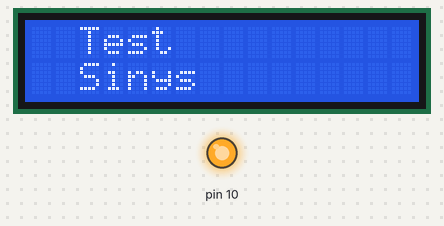
Simulated run of this sketch. Board: Arduino Uno, built with avr-gcc and run on an emulated ATmega328P. On the bench: 16×2 character LCD, output pins drawn as LEDs (lit = HIGH).

Above: at 0.2 s.
At 50.1 s:
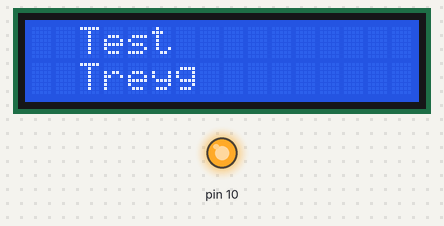
At 100.1 s:
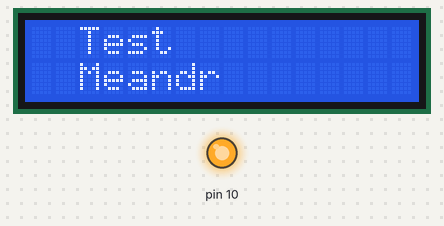
Timing chart, 0 to 101.6 s (numbered marks = the images above):
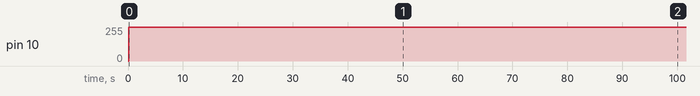

The sketch:

start_version.ino
```cpp
#include <SPI.h>

#include <Wire.h>
#include <OneWire.h>
#include <LiquidCrystal_I2C.h>
LiquidCrystal_I2C lcd(0x3F,16,2);  // set the LCD address to 0x3F for a 16 chars and 2 line display


void setup() {
 lcd.init();
lcd.backlight();

lcd.setCursor(2,0);
  lcd.print("Test");

  SPI.begin();
  WriteAD9833(0x2100); //0010 0001 0000 0000 - Reset + DB28
  WriteAD9833(0x50C7); //0101 0000 1100 0111 - Freq0 LSB (4295)
  WriteAD9833(0x4000); //0100 0000 0000 0000 - Freq0 MSB (0)
  WriteAD9833(0xC000); //1100 0000 0000 0000 - Phase0 (0)
  WriteAD9833(0x2000); //0010 0000 0000 0000 - Exit Reset
}

void WriteAD9833(uint16_t Data){
  SPI.beginTransaction(SPISettings(SPI_CLOCK_DIV2, MSBFIRST, SPI_MODE2));
  digitalWrite(SS, LOW);
  delayMicroseconds(1);
  SPI.transfer16(Data);
  digitalWrite(SS, HIGH);
  SPI.endTransaction();
}

void loop() {
  lcd.setCursor(2,1);
  lcd.print("Sinys");
  WriteAD9833(0x2000); //0010 0000 0000 0000 - Синусоидальный сигнал
  delay(50000);
    lcd.setCursor(2,1);
  lcd.print("Treyg");
  WriteAD9833(0x2002); //0010 0000 0000 0010 - MODE=1 - Треугольный
  delay(50000);
    lcd.setCursor(2,1);
  lcd.print("Meandr");
  WriteAD9833(0x2020); //0010 0000 0010 0000 - OPBITEN=1 - Прямоугольный (MSB/2)
  delay(50000);
    lcd.setCursor(2,1);
  lcd.print("Meandr2");
  WriteAD9833(0x2028); //0010 0000 0010 1000 - OPBITEN=1, DIV2=1 - Прямоугольный (MSB)
  delay(50000);
 }
```

Measured:
- by itself, pin 10: 0/255 → 255/255 at 0.11 s
- what the display in image 1 shows lasts 50.0 s, from 50.1 s to 100.1 s
